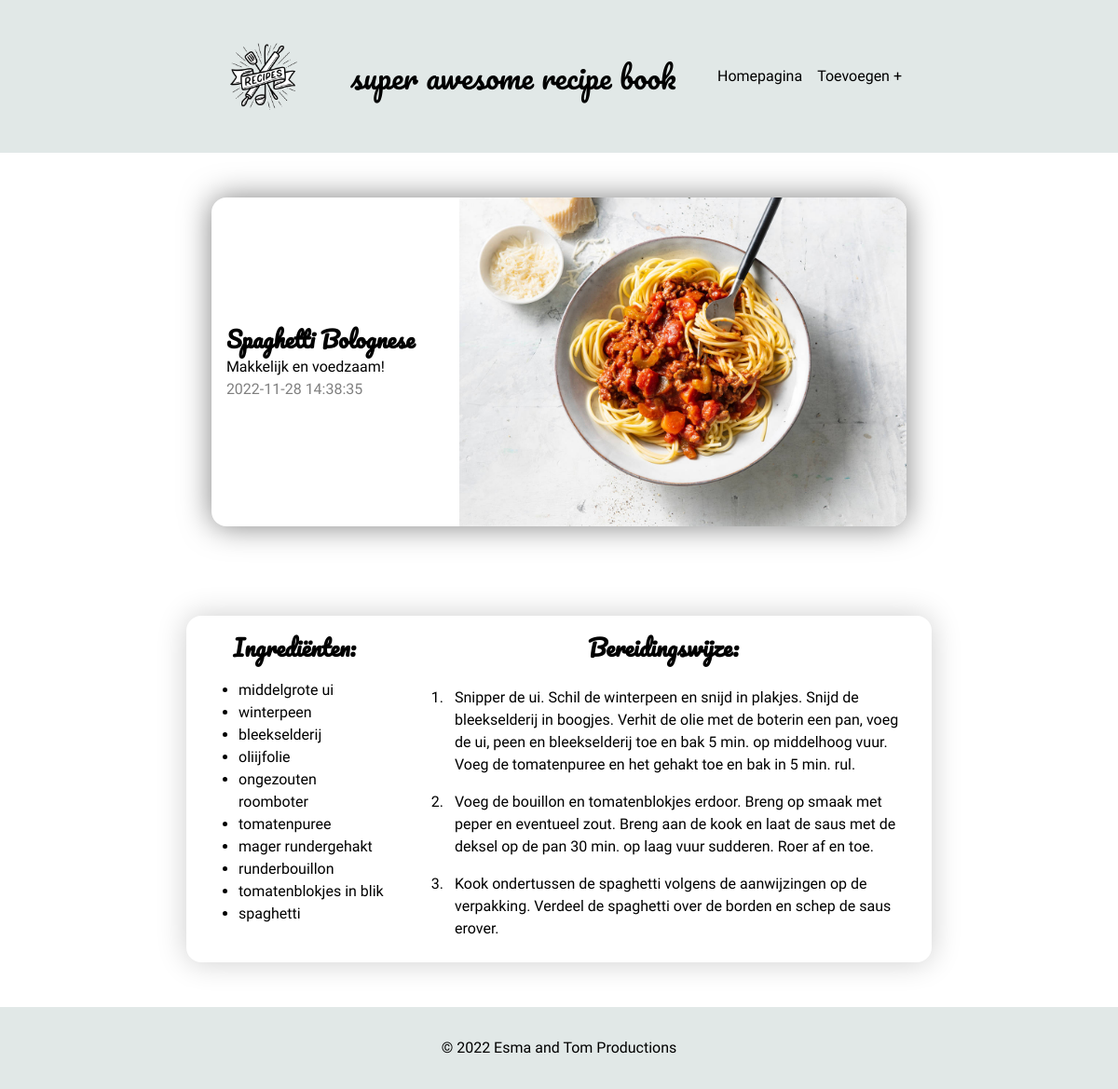
Screenshot of /views/recipe.php with the database file from the repository.
### tables this page shows
CREATE TABLE `recipes` (
  `id` int(11) NOT NULL,
  `title` varchar(40) NOT NULL,
  `subtitle` varchar(100) NOT NULL,
  `instructions` text NOT NULL,
  `appliances` text DEFAULT NULL,
  `added` timestamp NOT NULL DEFAULT current_timestamp()
);

CREATE TABLE `ingredientsrecipes` (
  `ingredient_id` int(11) NOT NULL,
  `recipe_id` int(11) NOT NULL
);

CREATE TABLE `ingredients` (
  `id` int(11) NOT NULL,
  `ingredient` varchar(40) NOT NULL
);

### php/classes/Recipe.php (called while the page is built, shortened)
<?php
class Recipe {
    public $currentRecipe;
    public $currentRecipeIngredients;
    public function __construct($id) {
        $this->database = new PDO('mysql:host=localhost;dbname=recipebook',"root","");
        $this->currentRecipe = $this->database->query("SELECT * FROM recipes WHERE id = $id")->fetchAll();
        $this->currentRecipeIngredients = $this->database->query("SELECT * FROM ingredientsrecipes RIGHT JOIN ingredients ON ingredientsrecipes.ingredient_id = ingredients.id WHERE ingredientsrecipes.recipe_id = $id")->fetchAll();
    }
    function getTitle() {
        return $this->currentRecipe[0]["title"];
    }
    function getSubtitle() {
        return $this->currentRecipe[0]["subtitle"];
    }
        function getAdded() {
        return $this->currentRecipe[0]["added"];
    }
    function getInstructions() {
        $this->instructionString = $this->currentRecipe[0]["instructions"];
        return splitOnNewLine($this->instructionString);
    }
    function getIngredients() {
        return $this->currentRecipeIngredients;
    }
}

### php/functions.php (called while the page is built, shortened)
<?php
function removeSpaces(string $stringWithSpaces) : string {
    return str_replace(" ", "", $stringWithSpaces);
}
function splitOnNewLine(string $inputString) : array {
    return preg_split("/\r\n|\n|\r/", $inputString);
}

### views/recipe.php (the view, shortened to what this page needs)
<!DOCTYPE html>
<html lang="en">
<?php
require_once("../php/classes/Recipe.php");
require_once("../php/functions.php");
isset($_GET["id"]) ? $currentId = $_GET["id"] : $currentId = 1;
$recipe = new Recipe($currentId);
?>
<head>
    <link rel="stylesheet" href="../css/main.css?v=<?php echo time(); ?>">
</head>
<body>
    <body>
        <div class="bg-primary">
            <header>
                <div class="header-logo">
                    <a href="./index.php"><img src="./images/logo.png" width="100" alt=""></a>
                </div>
                <div class="header-title">
                    <p>super awesome recipe book</p>
                </div>
                <nav class="header-nav">
                    <a href="./index.php">Homepagina</a>
                    <a href="./addRecipe.php">Toevoegen +</a>
                </nav>
            </header>
        </div>
        <section class="recipe-title">
            <div class="recipe-title-text">
                <h1><?= $recipe->getTitle() ?></h1>
                <p><?= $recipe->getSubtitle() ?></p>
                <p class="gray-text"><?= $recipe->getAdded() ?></p>
            </div>
            <div class="recipe-title-image">
                <img src="./images/<?= removeSpaces($recipe->getTitle()) ?>.jpg" alt="<?= $recipe->getTitle() ?>" srcset="">
            </div>
        </section>
        <div class="recipe-wrapper">
            <section class="recipe-ingredients">
                <h2>Ingrediënten:</h2>
                <ul>
                    <?php
                        foreach ($recipe->getIngredients() as $ingredient) {
                            echo "<li>" . $ingredient["ingredient"] . "</li>";
                        }
                    ?>
                </ul>
            </section>
            <section class="recipe-how-to">
                <h2>Bereidingswijze:</h2>
                <ol class="olinstruction">
                    <?php
                        foreach ($recipe->getInstructions() as $instruction) {
                            echo "<li>" . $instruction . "</li>";
                        }
                    ?>
                </ol>
            </section>
        </div>
        <div class="footer-div">
            <footer>
                <div class="bg-primary">
                    <p class="text-center">&#169; 2022 Esma and Tom Productions</p>
                </div>
            </footer>
        </div>
    </body>
</html>

### css/main.css (style rules this page uses)
*, *::before, *::after { box-sizing: border-box; }
* { margin: 0; }
html, body { height: 100%; }
body { line-height: 1.5; -webkit-font-smoothing: antialiased; }
img, picture, video, canvas, svg { display: block; max-width: 100%; }
p, h1, h2, h3, h4, h5, h6 { overflow-wrap: break-word; }
a { text-decoration: none; color: inherit; }
* { font-family: "Cairo", sans-serif; }
h1 { font-family: "Pacifico", cursive; }
.header-title > p { font-size: 2rem; font-family: "Pacifico", cursive; }
h2 { text-align: center; margin-bottom: 1rem; font-family: "Pacifico", cursive; }
.text-center { text-align: center; }
header { display: flex; justify-content: space-between; align-items: center; background: #e1e8e7; max-width: 50rem; margin: 0 auto; padding: 2rem; }
nav { display: flex; justify-content: flex-end; gap: 1rem; }
footer { display: flex; justify-content: center; align-items: flex-end; flex-grow: 1; margin: 0 auto; }
footer .bg-primary { padding: 2rem; }
.footer-div { width: 100vw; display: flex; flex-grow: 1; }
.recipe-title { display: flex; justify-content: center; align-items: center; gap: 3rem; margin: 3rem auto; padding-left: 1rem; border-radius: 1rem; box-shadow: 0 0 2rem rgba(0, 0, 0, 0.5); height: -webkit-fit-content; height: -moz-fit-content; height: fit-content; }
.recipe-title-image { max-width: 30rem; border-top-right-radius: 1rem; border-bottom-right-radius: 1rem; }
.recipe-title-image img { border-bottom-right-radius: 1rem; border-top-right-radius: 1rem; }
.recipe-wrapper { display: flex; justify-content: center; gap: 1.5rem; max-width: 50rem; margin: 3rem auto; box-shadow: 0 0 2rem rgba(0, 0, 0, 0.2); border-radius: 1rem; padding: 1rem; }
.recipe-ingredients { min-width: 12.5rem; }
ul { padding-bottom: 1rem; }
.olinstruction li { padding: 0.5rem; }
.gray-text { color: gray; }
body { display: flex; flex-direction: column; height: 100vh; overflow-x: hidden; }
.bg-primary { background: #e1e8e7; width: 100vw; }

### rows the page displays
recipes: title "Spaghetti Bolognese", subtitle "Makkelijk en voedzaam!", added "2022-11-28 14:38:35", instructions "Snipper de ui. Schil de winterpeen en snijd in plakjes. Snijd de bleekselderij in boogjes. Verhit de olie met de boterin een pan, voeg de ui, peen en bleekselderij toe en bak 5 min. op middelhoog vuur. Voeg de tomatenpuree en het gehakt toe en bak in 5 min. rul.", instructions "Voeg de bouillon en tomatenblokjes erdoor. Breng op smaak met peper en eventueel zout. Breng aan de kook en laat de saus met de deksel op de pan 30 min. op laag vuur sudderen. Roer af en toe.", instructions "Kook ondertussen de spaghetti volgens de aanwijzingen op de verpakking. Verdeel de spaghetti over de borden en schep de saus erover."
ingredientsrecipes: ingredient.ingredient "middelgrote ui"
ingredientsrecipes: ingredient.ingredient "winterpeen"
ingredientsrecipes: ingredient.ingredient "bleekselderij"
ingredientsrecipes: ingredient.ingredient "oliijfolie"
ingredientsrecipes: ingredient.ingredient "ongezouten roomboter"
ingredientsrecipes: ingredient.ingredient "tomatenpuree"
ingredientsrecipes: ingredient.ingredient "mager rundergehakt"
ingredientsrecipes: ingredient.ingredient "runderbouillon"
ingredientsrecipes: ingredient.ingredient "tomatenblokjes in blik"
ingredientsrecipes: ingredient.ingredient "spaghetti"
